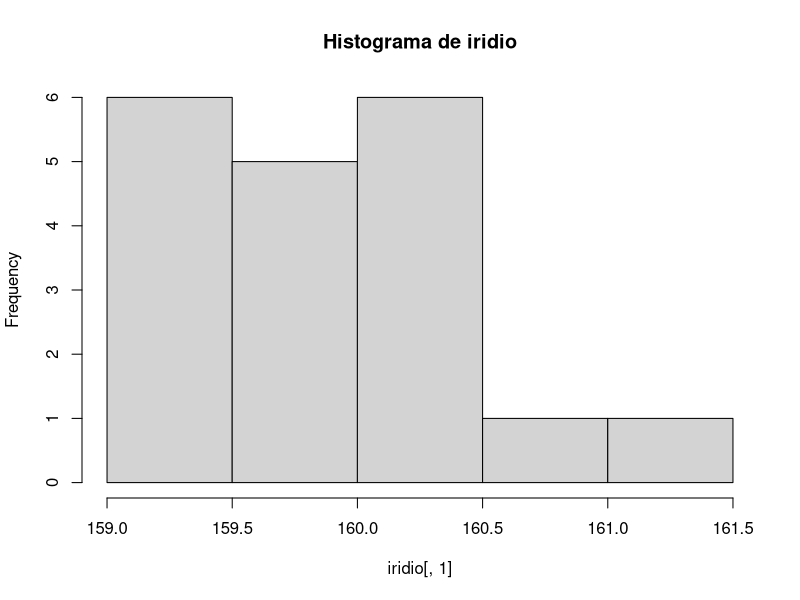
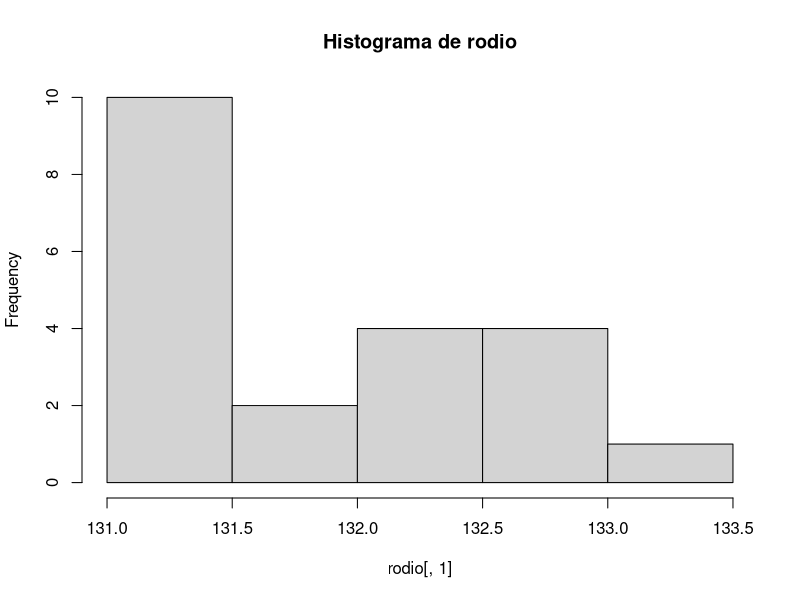
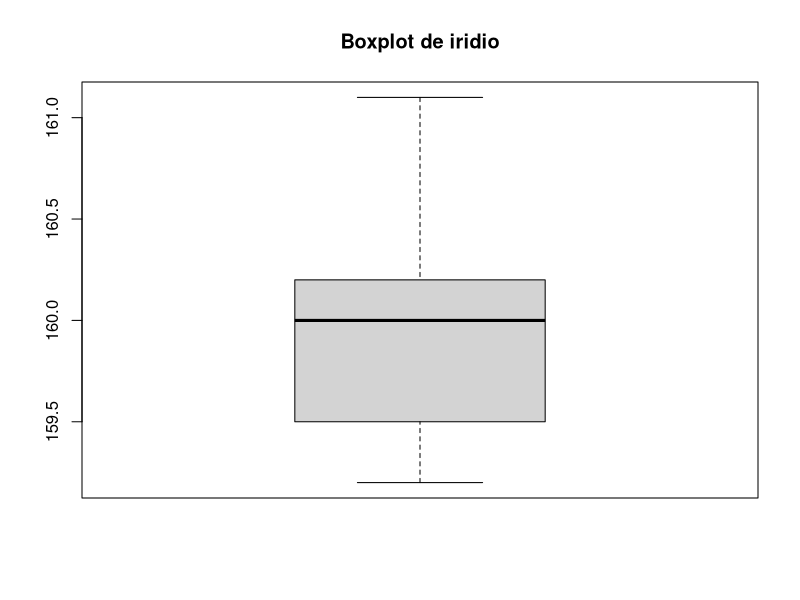
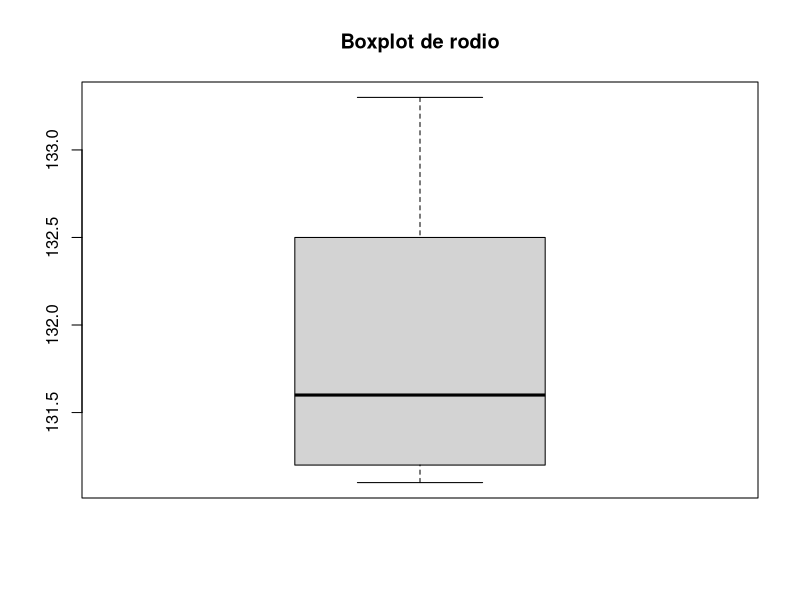
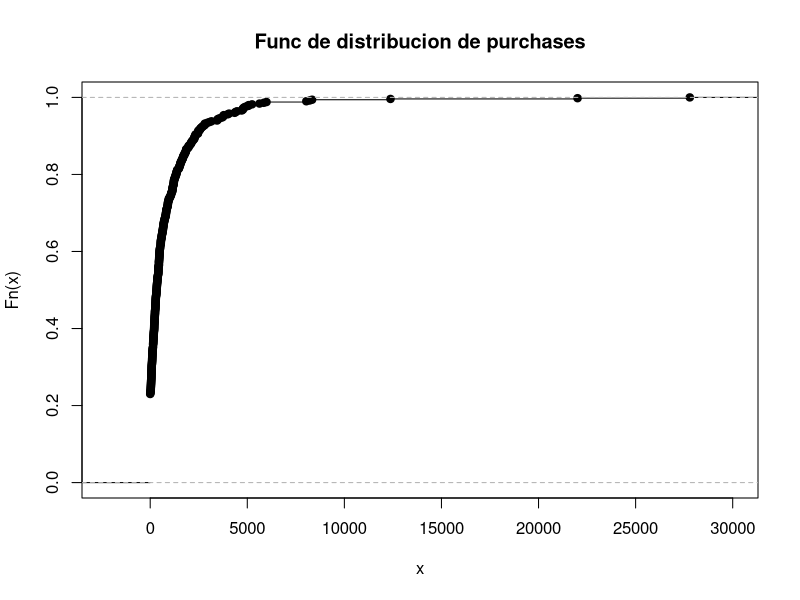
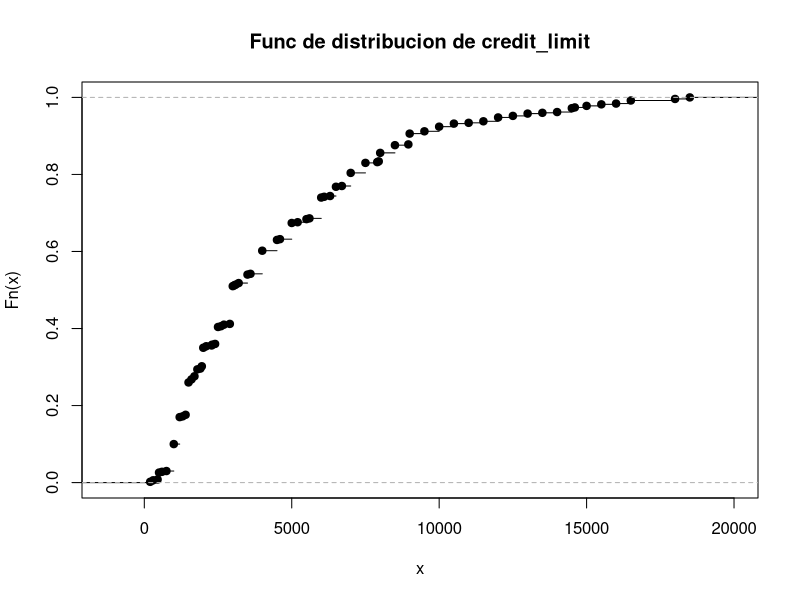
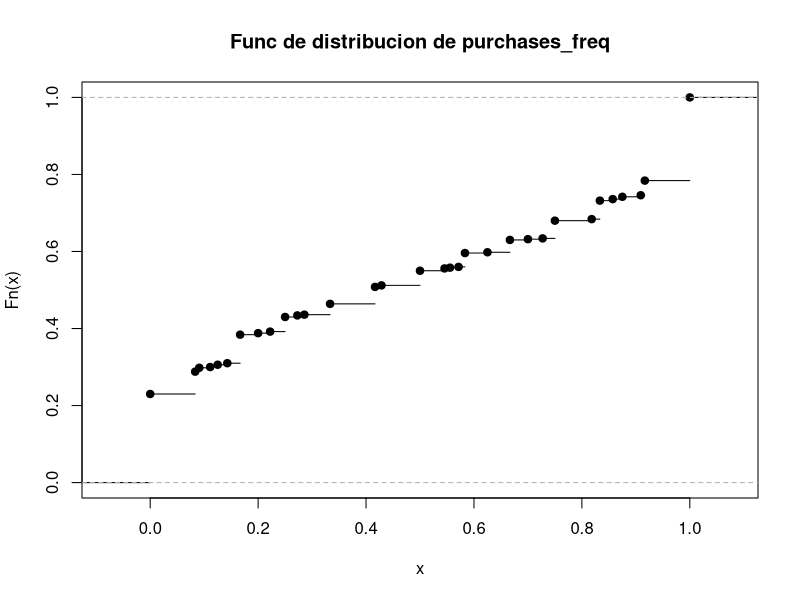
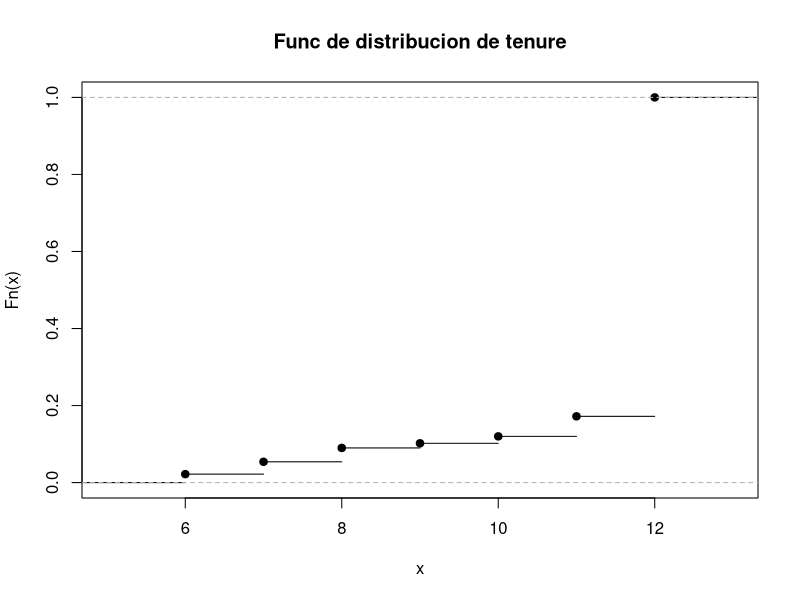

Write R code to recreate these figures, in order.
# Ejercicio 3 
iridio <- read.table("iridio.txt", header=TRUE)
rodio <- read.table("rodio.txt", header=TRUE)

#3.a
# Histograma de temperatura de sublimacion del iridio
hist(iridio[,1], main="Histograma de iridio")

#Histograma de temperatura de sublimacion del rodio
hist(rodio[,1], main="Histograma de rodio")

#Boxplot de temperatura de sublimacion del iridio
boxplot(iridio[,1], main="Boxplot de iridio")

#Boxplot de temperatura de sublimacion del rodio
boxplot(rodio[,1], main="Boxplot de rodio")

#3.b
#medias
media_iridio <- mean(iridio[,1])
media_rodio <- mean(rodio[,1])
#medianas
mediana_iridio <- median(iridio[,1])
mediana_rodio <- median(rodio[,1])
#medias podadas
media_iridio_podada_10 <- mean(iridio[,1], trim=0.1)
media_iridio_podada_20 <- mean(iridio[,1], trim=0.2)
media_rodio_podada_10 <- mean(rodio[,1], trim=0.1)
media_rodio_podada_20 <- mean(rodio[,1], trim=0.2)

#3.c
#Desvios estandares
desvio_est_iridio <- sd(iridio[,1])
desvio_est_rodio <- sd(rodio[,1])
#Distancia intercuantil
dist_intercuantil_iridio <- IQR(iridio[,1])
dist_intercuantil_rodio <- IQR(rodio[,1])

#cuantiles
cuantiles_iridio <- quantile(iridio[,1], probs=c(0.1, 0.25, 0.5, 0.75, 0.9))
cuantiles_rodio <- quantile(rodio[,1], probs=c(0.1, 0.25, 0.5, 0.75, 0.9))


#Ejercicio 6
data_credit_card <- read.csv("data_credit_card.csv", header=TRUE)
purchases <- data_credit_card[,1]
credit_limit <- data_credit_card[,2]
purchases_freq <- data_credit_card[,3]
tenure <- data_credit_card[,4]

#6.a
plot.ecdf(purchases, main="Func de distribucion de purchases")
plot.ecdf(credit_limit, main="Func de distribucion de credit_limit")
plot.ecdf(purchases_freq, main="Func de distribucion de purchases_freq")
plot.ecdf(tenure, main="Func de distribucion de tenure")

#6.b
hist(credit_limit, probability=TRUE, main="histograma de credit_limit") #Preguntar por lo de probability=TRUE
lines(density(credit_limit), col = "red", lwd = 2)

#6.c
frecuencia_relativa <- prop.table(table(tenure))
barplot(frecuencia_relativa)
